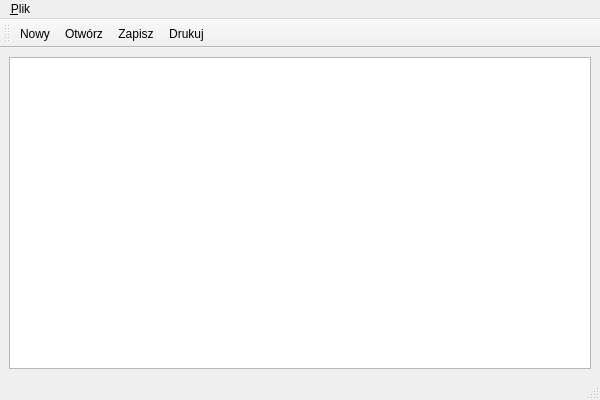
<ui version="4.0" >
 <class>Window</class>
 <widget class="QMainWindow" name="Window" >
  <property name="geometry" >
   <rect>
    <x>0</x>
    <y>0</y>
    <width>600</width>
    <height>400</height>
   </rect>
  </property>
  <property name="windowTitle" >
   <string>Edytor tekstu - QtDesigner</string>
  </property>
  <property name="windowIcon" >
   <iconset resource="mywindow.qrc" >:/images/qt.png</iconset>
  </property>
  <widget class="QWidget" name="centralwidget" >
   <property name="enabled" >
    <bool>true</bool>
   </property>
   <layout class="QVBoxLayout" >
    <item>
     <widget class="QTextEdit" name="textEdit" />
    </item>
   </layout>
  </widget>
  <widget class="QMenuBar" name="menubar" >
   <property name="geometry" >
    <rect>
     <x>0</x>
     <y>0</y>
     <width>600</width>
     <height>23</height>
    </rect>
   </property>
   <widget class="QMenu" name="fileMenu" >
    <property name="title" >
     <string>&amp;Plik</string>
    </property>
    <addaction name="fileMenuNew" />
    <addaction name="fileMenuOpen" />
    <addaction name="fileMenuSave" />
    <addaction name="fileMenuSaveAs" />
    <addaction name="fileMenuPrint" />
    <addaction name="separator" />
    <addaction name="fileMenuQuit" />
   </widget>
   <addaction name="fileMenu" />
  </widget>
  <widget class="QStatusBar" name="statusBar" >
   <property name="statusTip" >
    <string/>
   </property>
  </widget>
  <widget class="QToolBar" name="toolBar" >
   <property name="windowTitle" >
    <string>toolBar</string>
   </property>
   <attribute name="toolBarArea" >
    <enum>TopToolBarArea</enum>
   </attribute>
   <attribute name="toolBarBreak" >
    <bool>false</bool>
   </attribute>
   <addaction name="fileMenuNew" />
   <addaction name="fileMenuOpen" />
   <addaction name="fileMenuSave" />
   <addaction name="fileMenuPrint" />
  </widget>
  <action name="fileMenuNew" >
   <property name="icon" >
    <iconset resource="mywindow.qrc" >:/images/new.png</iconset>
   </property>
   <property name="text" >
    <string>&amp;Nowy</string>
   </property>
   <property name="statusTip" >
    <string>Tworzy nowy plik</string>
   </property>
   <property name="shortcut" >
    <string>Ctrl+N</string>
   </property>
  </action>
  <action name="fileMenuOpen" >
   <property name="icon" >
    <iconset resource="mywindow.qrc" >:/images/open.png</iconset>
   </property>
   <property name="text" >
    <string>Otwórz</string>
   </property>
   <property name="statusTip" >
    <string>Odczytuje plik</string>
   </property>
   <property name="shortcut" >
    <string>Ctrl+O</string>
   </property>
  </action>
  <action name="fileMenuSave" >
   <property name="icon" >
    <iconset resource="mywindow.qrc" >:/images/save.png</iconset>
   </property>
   <property name="text" >
    <string>Zapisz</string>
   </property>
   <property name="statusTip" >
    <string>Zapisuje bieżące zmiany</string>
   </property>
  </action>
  <action name="fileMenuSaveAs" >
   <property name="text" >
    <string>Zapisz jako</string>
   </property>
   <property name="statusTip" >
    <string>Zapisuje jako nowy plik</string>
   </property>
  </action>
  <action name="fileMenuQuit" >
   <property name="text" >
    <string>Wyjście</string>
   </property>
   <property name="statusTip" >
    <string>Zakończenie działania programu</string>
   </property>
  </action>
  <action name="fileMenuPrint" >
   <property name="icon" >
    <iconset resource="mywindow.qrc" >:/images/print.png</iconset>
   </property>
   <property name="text" >
    <string>Drukuj</string>
   </property>
   <property name="statusTip" >
    <string>Drukuje plik</string>
   </property>
  </action>
 </widget>
 <resources>
  <include location="mywindow.qrc" />
 </resources>
 <connections/>
</ui>
